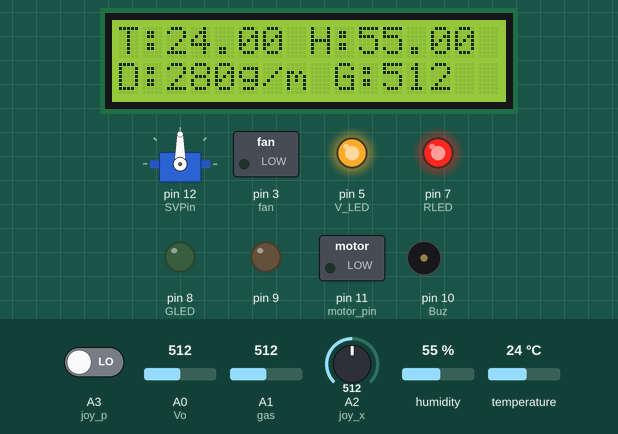
Simulated run of this sketch. Board: Arduino Uno, built with avr-gcc and run on an emulated ATmega328P. Shown: servo, 16×2 character LCD, switched loads named in the sketch (green lamp = pin HIGH), output pins drawn as LEDs (lit = HIGH), buzzer (waves = sounding). The inputs (shaded band) are chosen by the test bench; at power-on: temperature 24 °C, A1 (gas) = 512, A0 (Vo) = 512, A2 (joy_x) = 512, A3 (joy_p) LOW, humidity 55 %. What the sketch prints to the serial monitor is not drawn.

Above: at 1.2 s.
1.3 s: temperature set to 22.8 °C
At 3.8 s:
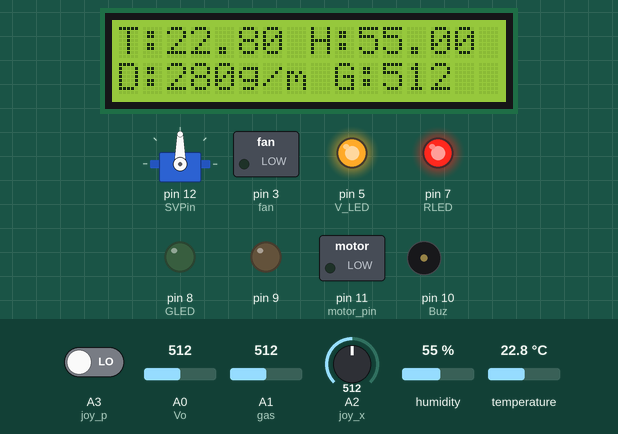
7.7 s: temperature set to 21.4 °C
At 10.4 s:
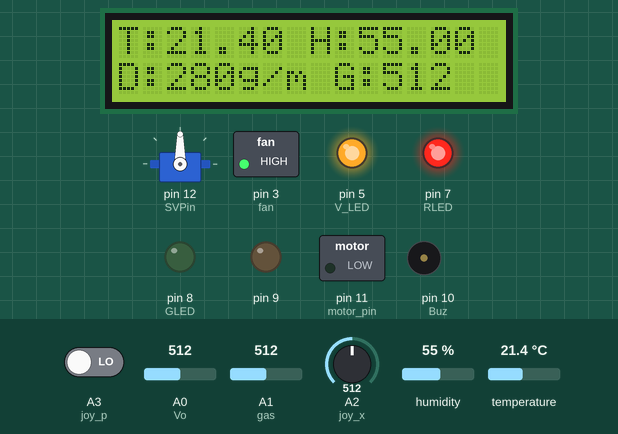
12.4 s: A1 (gas) set to 808
At 13.7 s:
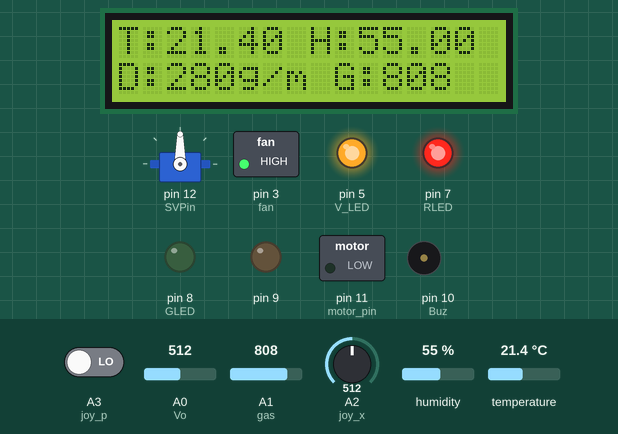
14.5 s: A1 (gas) set to 838
At 17.4 s:
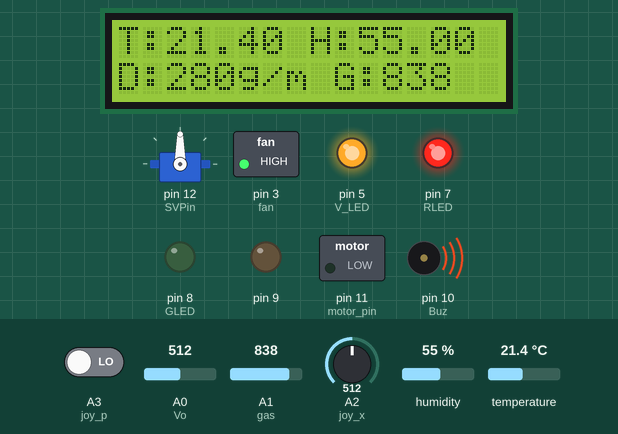
20.1 s: A0 (Vo) set to 271
At 20.7 s:
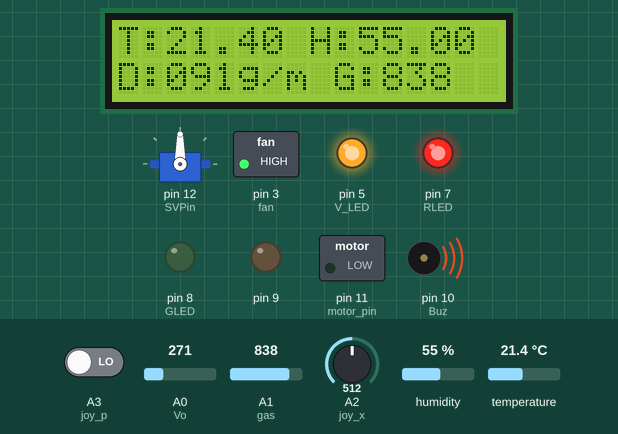
22.2 s: A0 (Vo) set to 247
At 24.0 s:
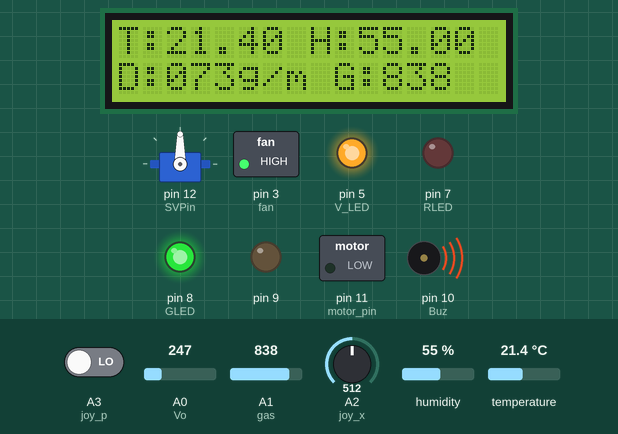
Timing chart, 0 to 25.5 s (numbered marks = the images above; inputs shaded):
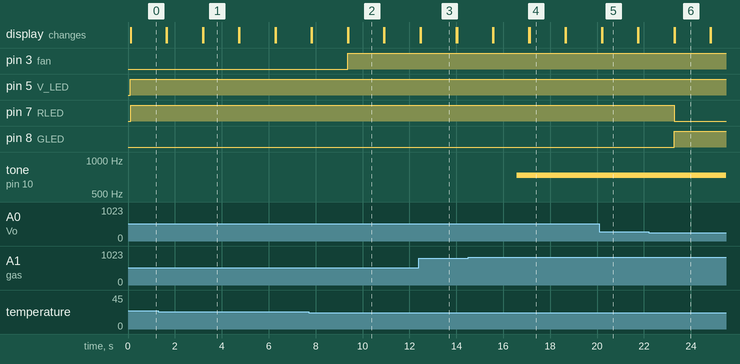

Measured:
- the behaviour switches between 22 and 21.9 °C on temperature (found by bisection; images 1 and 2)
- the behaviour switches between 820 and 821 on A1 (gas) (found by bisection; images 3 and 4)
- the behaviour switches between 258 and 257 on A0 (Vo) (found by bisection; images 5 and 6)
- after the input at 1.3 s, the display: first differs from a run without the input after 1.9 s (image 1 shows a later state)
- after the input at 7.7 s, pin 3 (fan): LOW → HIGH after 1.7 s; the display: first differs from a run without the input after 1.7 s (image 2 shows a later state)
- after the input at 12.4 s, the display: first differs from a run without the input after 0.09 s (image 3)
- after the input at 14.5 s, tone on pin 10 (Buz): silent → 730 Hz after 2.1 s; the display: first differs from a run without the input after 1.1 s (image 4)
- after the input at 20.1 s, the display: first differs from a run without the input after 0.12 s (image 5)
- after the input at 22.2 s, pin 7 (RLED): HIGH → LOW after 1.1 s; pin 8 (GLED): LOW → HIGH after 1.1 s; the display: first differs from a run without the input after 1.1 s (image 6)

The sketch:

arduino_project.ino
```cpp
#include <Wire.h>
#include <hd44780.h>
#include <hd44780ioClass/hd44780_I2Cexp.h>
#include <DHT.h>
#include <DHT_U.h>
#include <Stepper.h>
#include <Servo.h>


#define DHTPIN 13        // SDA 핀의 설정
#define DHTTYPE DHT22   // DHT22  센서종류 설정


int joy_x = A2;

int joy_p = A3;

int SVPin = 12;
Servo SV;

hd44780_I2Cexp lcd ; // LCD 객체
DHT dht(DHTPIN, DHTTYPE);

int fan = 3;
int motor_pin = 11;
int Dust = 0;
char str1[10];    //10칸짜리 문자배열 생성
int RLED = 7;     //빨간색 led 연결
int GLED = 8;     //초록생 led 연결

//미세먼지 원리: 미세먼지에 적외선을 쏘아 돌아오는 양을 측정->전압으로 신호
int Vo = A0;      // 미세먼지 전압신호 측정 핀 연결
int V_LED = 5;

float Vo_value =0;
float Voltage=0;
float a = 0;


int gas = A1;
int Buz = 10;

void setup(){
  pinMode(13, INPUT);
  pinMode(fan, OUTPUT);
  pinMode(joy_p , INPUT);

  pinMode(9, OUTPUT);


  SV.attach(SVPin);
  Serial.begin(9600);

  pinMode(V_LED, OUTPUT);
  pinMode(Vo, INPUT);
  pinMode(motor_pin, OUTPUT);
  pinMode(RLED, OUTPUT);
  pinMode(GLED, OUTPUT);

  pinMode(gas, INPUT);
  pinMode(Buz, OUTPUT);

  Wire.begin();
  Serial.begin(9600);
  lcd.begin(16, 2); // lcd 통신 사용
  dht.begin();

}
void loop(){
  //온습도 값 측정후 변수 저장
  float h = dht.readHumidity();
  float t = dht.readTemperature();
if (isnan(t) || isnan(h)) {
    Serial.println("Failed to read from DHT");
    return;
}
  int x = analogRead(joy_x);

  int p = digitalRead(joy_p);
  int angle1 = map(x, 513, 1023, 90, 180);
  int angle2 = map(x, 0, 512, 0, 90);
  Serial.print("X: ");
  Serial.print(x);

  Serial.print(" P: ");
  Serial.println(p);

  if (x < 400) {
  SV.write(angle1);
  delay(500);
  }

  else if (x > 600) {
  SV.write(angle2);
  delay(500);
  }
//출력
lcd.clear (); // LCD출력내용 지우기
lcd.backlight();
lcd.setCursor (0, 0); //커서 위치(좌표) 설정
lcd.print("T:");
lcd.print(t);
lcd.setCursor (8, 0);
lcd.print("H:");
lcd.print(h);


//온도에 따른 선풍기 온오프
if (t >=  22 ) {
  digitalWrite(fan ,LOW);
}
else {
  digitalWrite(fan, HIGH);

}


//미세먼지 & 공기청정 모터
//280,40,9680 마이크로 세컨드설정은 센서 설명서에 나와있음
digitalWrite(V_LED, LOW);    //적외선 LED OFF
delayMicroseconds(280);      //샘플링 시간, 0.28마이크로세컨드
Vo_value = analogRead(Vo);   //적외선을 발사하지 않았을때의 값을 읽어오라는 뜻
delayMicroseconds(40);       //값을 읽고 대기시간,
digitalWrite(V_LED,HIGH);    //적외선 LED ON
delayMicroseconds(9680);     //동작 유지 시간, 9680마이크로 세컨드

Voltage = Vo_value*5.0/1023.0; //0~1023센서값을 0~5V로 변환

//센서의 특성에 기인한 코드
if( Voltage < 0.1){
  Dust = 0;
}
else if (Voltage < 0.8){
  Dust = 10*(5*(Voltage - 0.1));
}
else if (Voltage < 1){
  Dust = 30 + 5*((Voltage - 0.8)*10);
}else if (Voltage >1){
  Dust = 40 +16*((Voltage -1)*10);
}

lcd.setCursor(0, 1);
lcd.print("D:");
sprintf(str1, "%03d", Dust); //03은 두자리 숫자 앞에는 0을 붙인다는 뜻, d는 정수를 뜻함.
lcd.print(str1);


lcd.print("g/m");

//미세먼지값에 따른 LED와 공기청정 모터 제어
if(Dust > 80){
  digitalWrite(RLED,HIGH);
  digitalWrite(GLED,LOW);

}
else{
  digitalWrite(RLED,LOW);
  digitalWrite(GLED,HIGH);

}

// 가스센서 & 버져
int value = analogRead(gas);
lcd.print(" G:");
lcd.print(value);
delay(1000);
//가스값에 따른 LED와 버저 제어
if( value <= 820){

  noTone(Buz);
}

else{

  tone(Buz,730);
}
 delay(500);


}
```
